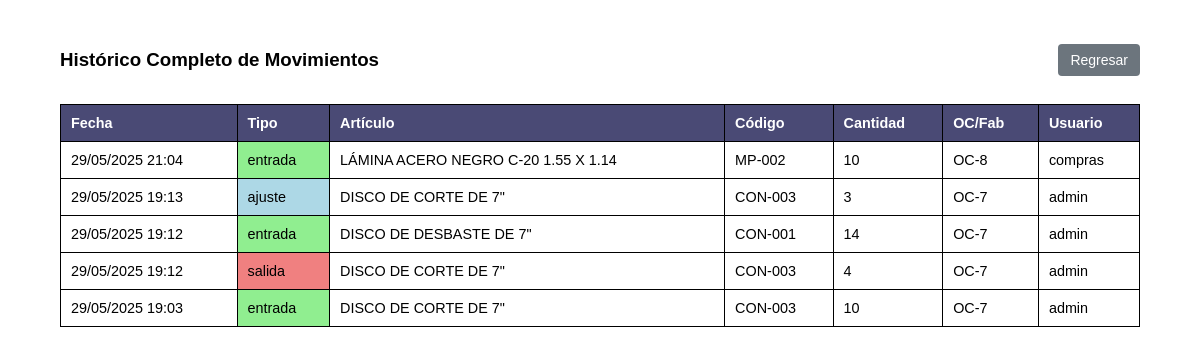
/ERP/almacen/historico_movs_alm.php (signed in), run on the app's committed database.
### tables this page shows
CREATE TABLE `movimientos_almacen` (
  `id_movimiento` int(11) NOT NULL,
  `id_alm` int(11) NOT NULL,
  `tipo_mov` enum('entrada','salida','ajuste') NOT NULL,
  `cantidad` int(11) NOT NULL,
  `fecha_mov` timestamp NOT NULL DEFAULT current_timestamp(),
  `id_oc` int(11) DEFAULT NULL,
  `id_fab` int(11) DEFAULT NULL,
  `id_usuario` int(11) NOT NULL,
  `notas` text DEFAULT NULL,
  `id_pr` int(11) DEFAULT NULL
);

CREATE TABLE `inventario_almacen` (
  `id_alm` int(11) NOT NULL,
  `codigo` varchar(50) NOT NULL,
  `descripcion` varchar(255) NOT NULL,
  `id_cat_alm` int(11) NOT NULL,
  `existencia` int(11) NOT NULL DEFAULT 0,
  `min_stock` int(11) DEFAULT 0,
  `max_stock` int(11) DEFAULT 0,
  `unidad_medida` varchar(20) NOT NULL,
  `activo` tinyint(1) DEFAULT 1,
  `created_at` timestamp NOT NULL DEFAULT current_timestamp(),
  `id_pr` int(11) DEFAULT NULL
);

CREATE TABLE `users` (
  `id` int(11) NOT NULL,
  `username` varchar(50) NOT NULL,
  `password` varchar(90) NOT NULL,
  `role` varchar(50) DEFAULT NULL,
  `nombre` varchar(50) NOT NULL,
  `apellido` varchar(80) NOT NULL
);

### ERP/almacen/historico_movs_alm.php (the view, shortened to what this page needs)
<?php
require 'C:/xampp/htdocs/db_connect.php';
$sql = "SELECT m.*, i.codigo, i.descripcion as item_desc, u.username as usuario
        FROM movimientos_almacen m
        LEFT JOIN inventario_almacen i ON m.id_alm = i.id_alm
        LEFT JOIN users u ON m.id_usuario = u.id
        ORDER BY m.fecha_mov DESC";
$result = $conn->query($sql);
?>
<!DOCTYPE html>
<html lang="es">
<head>
</head>
<body>
    <div class="container">
        <div class="header">
            <h3>Histórico Completo de Movimientos</h3>
            <a href="ver_almacen.php" class="btn-regresar">Regresar</a>
        </div>
        <div class="table-container">
            <table>
                <thead>
                    <tr>
                        <th>Fecha</th>
                        <th>Tipo</th>
                        <th>Artículo</th>
                        <th>Código</th>
                        <th>Cantidad</th>
                        <th>OC/Fab</th>
                        <th>Usuario</th>
                    </tr>
                </thead>
                <tbody>
                    <?php if ($result->num_rows > 0): ?>
                        <?php while($row = $result->fetch_assoc()): ?>
                            <tr>
                                <td><?php echo date('d/m/Y H:i', strtotime($row['fecha_mov'])); ?></td>
                                <td class="<?php echo strtolower($row['tipo_mov']); ?>">
                                    <?php echo $row['tipo_mov']; ?>
                                </td>
                                <td><?php echo htmlspecialchars($row['item_desc']); ?></td>
                                <td><?php echo htmlspecialchars($row['codigo']); ?></td>
                                <td><?php echo $row['cantidad']; ?></td>
                                <td>
                                    <?php
                                    if ($row['id_oc']) {
                                        echo "OC-" . $row['id_oc'];
                                    } elseif ($row['id_fab']) {
                                        echo "FAB-" . $row['id_fab'];
                                    } else {
                                        echo "N/A";
                                    }
                                    ?>
                                </td>
                                <td><?php echo htmlspecialchars($row['usuario'] ?? 'N/A'); ?></td>
                            </tr>
                        <?php endwhile; ?>
                    <?php else: ?>
                        <tr>
                            <td colspan="7" style="text-align: center;">No se encontraron movimientos</td>
                        </tr>
                    <?php endif; ?>
                </tbody>
            </table>
        </div>
    </div>
</body>
</html>

### ERP/almacen/historico_movs_alm.php (style rules this page uses)
body { font-family: Arial, sans-serif; margin: 0; padding: 30px 60px; background-color: white; }
.container { padding: 0; width: 100%; margin: 0 auto; }
.header { display: flex; justify-content: space-between; align-items: center; margin-bottom: 15px; }
.btn-regresar { background-color: #6c757d; color: white; padding: 8px 12px; border: none; border-radius: 4px; text-decoration: none; font-size: 14px; }
table { width: 100%; border-collapse: collapse; border: 1px solid black; font-size: 0.9em; }
th, td { padding: 10px; text-align: left; border: 1px solid black; vertical-align: middle; }
th { background-color:rgba(7, 8, 66, 0.73); color: white; font-weight: bold; }
.entrada { background-color: lightgreen; font-weight: 500; }
.salida { background-color: lightcoral; font-weight: 500; }
.ajuste { background-color: lightblue; font-weight: 500; }

### data on the page
movimientos_almacen: fecha_mov "29/05/2025 21:04", tipo_mov "entrada", id_alm.descripcion "LÁMINA ACERO NEGRO C-20 1.55 X 1.14", id_alm.codigo "MP-002", cantidad "10", id_oc "8", id_usuario.username "compras"
movimientos_almacen: fecha_mov "29/05/2025 19:13", tipo_mov "ajuste", id_alm.descripcion "DISCO DE CORTE DE 7\"", id_alm.codigo "CON-003", cantidad "3", id_oc "7", id_usuario.username "admin"
movimientos_almacen: fecha_mov "29/05/2025 19:12", tipo_mov "entrada", id_alm.descripcion "DISCO DE DESBASTE DE 7\"", id_alm.codigo "CON-001", cantidad "14", id_oc "7", id_usuario.username "admin"
movimientos_almacen: fecha_mov "29/05/2025 19:12", tipo_mov "salida", id_alm.descripcion "DISCO DE CORTE DE 7\"", id_alm.codigo "CON-003", cantidad "4", id_oc "7", id_usuario.username "admin"
movimientos_almacen: fecha_mov "29/05/2025 19:03", tipo_mov "entrada", id_alm.descripcion "DISCO DE CORTE DE 7\"", id_alm.codigo "CON-003", cantidad "10", id_oc "7", id_usuario.username "admin"
